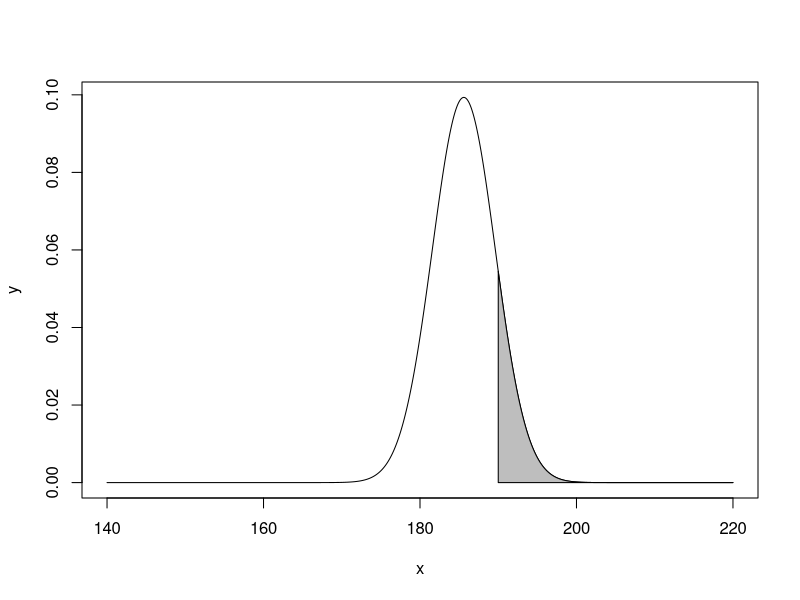

Reproduce this figure in R.
# Page 142

mean <- 185.6
sd <- 12.7
xbar <- 190
n <- 10
sd2 <- sd/sqrt(n)
std.norm.dist <- function(xbar,mean,sd,n) {
  den <- sd/sqrt(n)
  z <- (xbar - mean)/den
  return(z)
}

prob <- std.norm.dist(xbar, mean, sd, n)
prob


x = seq (140 ,220 , length =10000)
y = dnorm (x,mean ,sd2)
plot (x,y,type = "l")

x = seq (190 ,220 , length =10000)
y = dnorm (x,mean ,sd2)
polygon (c(190 ,x ,220) ,c(0,y ,0) ,col=" gray ")